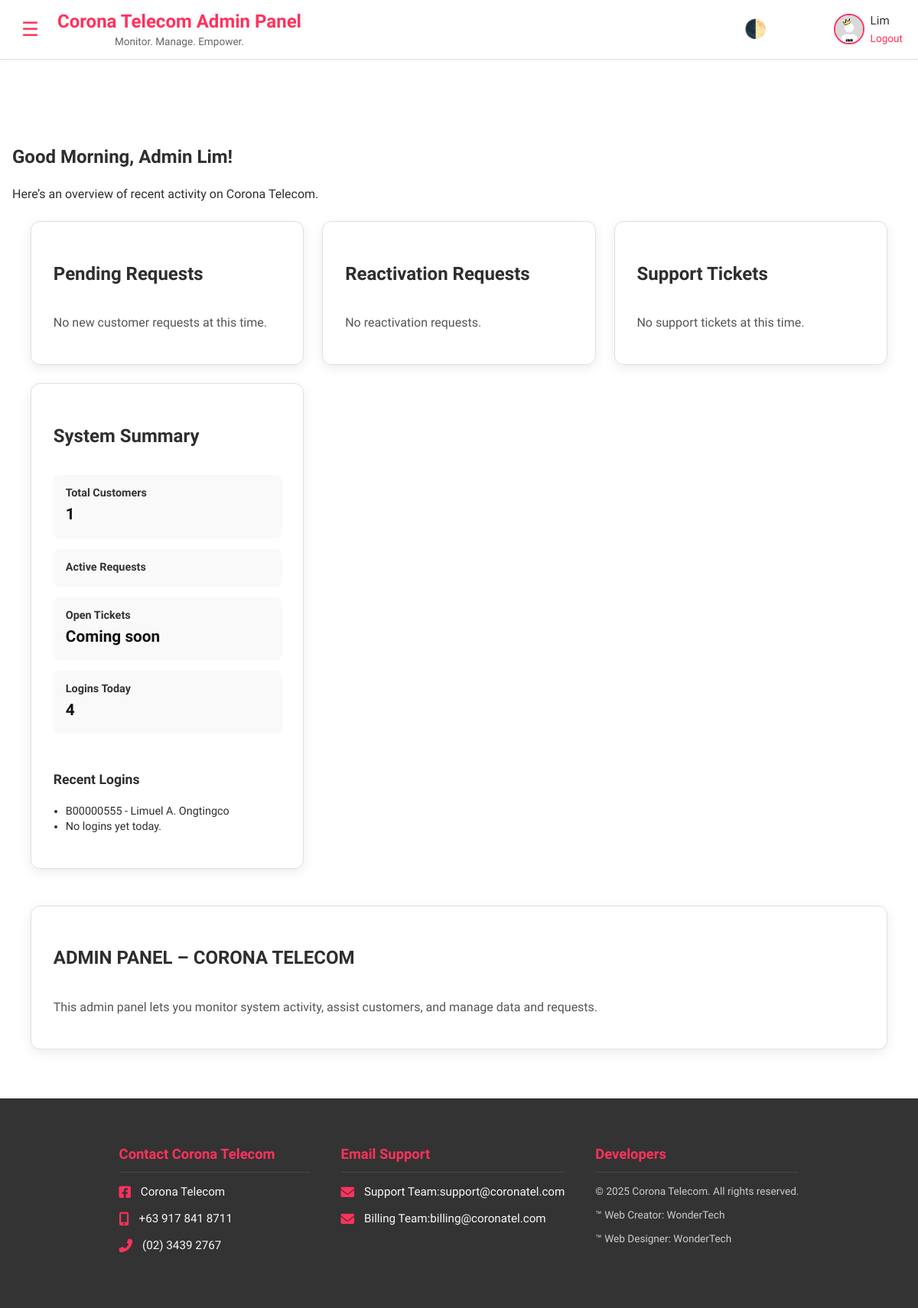
Screenshot of /admin/dashboard (signed in) with the database file from the repository.
### models.py (models this page shows, shortened)
class AdminUser(db.Model, UserMixin):
    id = db.Column(db.Integer, primary_key=True)
    email = db.Column(db.String(150), nullable=False)
    name = db.Column(db.String(100))
    password_hash = db.Column(db.String(255), nullable=False)
    avatar = db.Column(db.String(255))

class CxLoginLog(db.Model):
    id = db.Column(db.Integer, primary_key=True)
    cx_id = db.Column(db.Integer, db.ForeignKey('cx.id'), nullable=False)
    timestamp = db.Column(db.DateTime, default=now_manila)
    cx = db.relationship('Cx', back_populates='login_logs')

class Cx(db.Model, UserMixin):
    id = db.Column(db.Integer, primary_key=True)
    email = db.Column(db.String(120), unique=True, nullable=False)
    password = db.Column(db.String(200), nullable=False)
    name = db.Column(db.String(120))
    avatar = db.Column(db.String(255), default='default.png')
    role = db.Column(db.String(10), nullable=False, default='customer')
    account_status = db.Column(db.String(20), default='Active')
    contact = db.Column(db.String(50))
    account_number = db.Column(db.String(50))
    internet_plan = db.Column(db.String(50))
    internet_status = db.Column(db.String(20))
    is_verified = db.Column(db.Boolean, default=False)  # ✅ NEW
    first_name = db.Column(db.String(50))
    middle_name = db.Column(db.String(50))
    middle_initial = db.Column(db.String(50))
    surname = db.Column(db.String(50))
    extension_name = db.Column(db.String(50))
    birthdate = db.Column(db.Date)
    gender = db.Column(db.String(20))
    location_country = db.Column(db.String(50))
    location_region = db.Column(db.String(50))
    location_province = db.Column(db.String(50))
    location_city = db.Column(db.String(50))
    location_barangay = db.Column(db.String(50))
    location_zip = db.Column(db.String(20))
    location_street = db.Column(db.String(100))
    payment_proofs = db.relationship('PaymentProof', back_populates='cx', lazy=True)
    requests = db.relationship('CxRequest', back_populates='cx', lazy=True)
    soa_files = db.relationship('SOA', back_populates='cx', lazy=True)
    notifications = db.relationship('Notification', back_populates='cx', lazy=True)
    login_logs = db.relationship('CxLoginLog', back_populates='cx', lazy=True)

### app.py (the view)
@app.route('/admin/dashboard')
@login_required
def admin_dashboard():
    if not isinstance(current_user, AdminUser):
        abort(403)
    tab = request.args.get('tab', 'overview')
    inner_tab = request.args.get('inner_tab', 'payments')
    customers = Cx.query.all()
    manila_today = datetime.now(timezone('Asia/Manila')).date()
    context = {
        'active_tab': tab,
        'inner_tab': inner_tab,
        'customers': customers,
    }
    if tab == 'billing':
        context.update({
            'payment_proofs': PaymentProof.query.order_by(PaymentProof.uploaded_at.desc()).all(),
            'pending_proofs': PaymentProof.query.filter_by(status='PENDING').order_by(PaymentProof.uploaded_at.desc()).all(),
            'customer_requests': CxRequest.query.order_by(CxRequest.created_at.desc()).all(),
            'pending_requests': CxRequest.query.filter_by(status='PENDING').order_by(CxRequest.created_at.desc()).all(),
            'completed_requests_count': CxRequest.query.filter(CxRequest.status.in_(['APPROVED', 'REJECTED'])).count()
        })
    elif tab == 'overview':
        context.update({
            'recent_logins': CxLoginLog.query.order_by(CxLoginLog.timestamp.desc()).limit(3).all(),
            'login_count_today': CxLoginLog.query.filter(
                CxLoginLog.timestamp >= manila_today
            ).count(),
            'reactivation_requests': ReactivationRequest.query.filter_by(status='PENDING').order_by(ReactivationRequest.requested_at.desc()).all(),
            'pending_proofs': PaymentProof.query.filter_by(status='PENDING').order_by(PaymentProof.uploaded_at.desc()).all(),
            'pending_requests': CxRequest.query.filter_by(status='PENDING').order_by(CxRequest.created_at.desc()).all()
        })
    elif tab == 'accounts':
        return render_template('admin/account_tab.html', **context)
    elif tab == 'tickets':
        context.update({
            'tickets': SupportTicket.query.order_by(SupportTicket.created_at.desc()).all()
        })
    template_map = {
        'overview': 'admin/dashboard.html',
        'billing': 'admin/billing_tab.html',
        'accounts': 'admin/account_tab.html',
        'tickets': 'admin/support.html'  # ✅ Correct template
    }
    selected_template = template_map.get(tab, 'admin/dashboard.html')
    return render_template(selected_template, **context)

### app.py (called while the page is built)
@login_manager.user_loader
def load_user(user_id):
    user_type = session.get('user_type')
    if user_type == 'admin':
        return AdminUser.query.get(int(user_id))
    else:
        return Cx.query.get(int(user_id))  # Cx model for customers

### templates/admin/dashboard.html (shortened to what this page needs)
{% extends "base.html" %}
{% block content %}
<div class="tab-wrapper">
  {% if active_tab == 'billing' %}
    {% include 'admin/billing_tab.html' %}
  {% elif active_tab == 'users' %}
    {% include 'admin/account_tab.html' %}
  {% elif active_tab == 'tickets' %}
    {% include 'admin/support.html' %}
  {% else %}
    <div class="profile-summary">
      <div class="profile-header">
        <div class="user-info">
          <h2 class="greeting-text"><span id="time-greeting"></span>, Admin {{ current_user.name or '' }}!</h2>
          <p>Here’s an overview of recent activity on Corona Telecom.</p>
        </div>
      </div>
    </div>
    <div class="dashboard-widgets-grid">
      <a href="{{ url_for('admin_dashboard', tab='billing') }}" class="dashboard-card-link">
        <div class="dashboard-card notifications-card">
          <h2>Pending Requests</h2>
          {% if pending_proofs or pending_requests %}
            <ul class="pending-request-list">
              {% for proof in pending_proofs %}
              <li class="pending-request-item">
                <span class="type-label type-payment">PAYMENT</span>
                <div><strong>{{ proof.cx.name }}</strong> | {{ proof.cx.account_number }}</div>
                <div><strong>Reference #:</strong> {{ proof.reference_number }}</div>
                <div><strong>Amount:</strong> ₱{{ '%.2f'|format(proof.amount or 0) }}</div>
                <div><strong>Status:</strong> {{ proof.status }}</div>
                <div><strong>Transaction Date:</strong> {{ proof.uploaded_at.strftime('%b %d, %Y') }}</div>
              </li>
              {% endfor %}
              {% for req in pending_requests %}
              <li class="pending-request-item">
                <span class="type-label type-{{ req.type|lower }}">{{ req.type|upper }}</span>
                <div><strong>{{ req.cx.name }}</strong> | {{ req.cx.account_number }}</div>
                <div><strong>Amount:</strong> ₱{{ '%.2f'|format(req.amount or 0) }}</div>
                <div>
                  <strong>Billing Cycle:</strong>
                  {% if req.billing_from and req.billing_to %}
                    {{ req.billing_from.strftime('%b %d, %Y') }} – {{ req.billing_to.strftime('%b %d, %Y') }}
                  {% else %}
                    N/A
                  {% endif %}
                </div>
                <div><strong>Status:</strong> {{ req.status or 'Pending' }}</div>
                <div><strong>Submitted:</strong> {{ req.uploaded_at.strftime('%b %d, %Y') }}</div>
              </li>
              {% endfor %}
            </ul>
          {% else %}
            <p>No new customer requests at this time.</p>
          {% endif %}
        </div>
      </a>
      <a href="{{ url_for('admin_dashboard', tab='users') }}" class="dashboard-card-link">
        <div class="dashboard-card notifications-card">
          <h2>Reactivation Requests</h2>
          {% if reactivation_requests %}
            <ul class="pending-request-list">
              {% for req in reactivation_requests %}
              <li class="pending-request-item">
                <span class="type-label type-reactivation">Reactivation</span>
                {{ req.cx.name }} — {{ req.cx.account_number }}
                <small class="submitted-date">({{ req.requested_at.strftime('%b %d, %Y') }})</small>
              </li>
              {% endfor %}
            </ul>
          {% else %}
            <p>No reactivation requests.</p>
          {% endif %}
        </div>
      </a>
      <a href="{{ url_for('admin_dashboard', tab='tickets') }}" class="dashboard-card-link">
        <div class="dashboard-card notifications-card">
          <h2>Support Tickets</h2>
          {% if support_tickets %}
          <ul class="pending-request-list">
            {% for ticket in support_tickets[:5] %}
            <li class="pending-request-item">
              <span class="type-label type-{{ ticket.ticket_type }}">{{ ticket.ticket_type | capitalize }}</span>
              <div><strong>{{ ticket.cx.name if ticket.cx else 'Unknown' }}</strong> | {{ ticket.cx.account_number or 'N/A' }}
              </div>
              <div><strong>Status:</strong> {{ ticket.status or 'Pending' }}</div>
              <div><strong>Submitted:</strong> {{ ticket.created_at.strftime('%b %d, %Y') }}</div>
            </li>
            {% endfor %}
          </ul>
          {% if support_tickets|length > 5 %}
          <p style="font-size: 0.9rem; margin-top: 0.5rem;">More tickets pending…</p>
          {% endif %}
          {% else %}
          <p>No support tickets at this time.</p>
          {% endif %}
        </div>
      </a>
  <div class="dashboard-card horizontal-summary">
    <h2>System Summary</h2>
    <div class="summary-grid">
      <div class="summary-item">
        <span class="label">Total Customers</span>
        <span class="value">{{ customers|length }}</span>
      </div>
      <div class="summary-item">
        <span class="label">Active Requests</span>
      </div>
      <div class="summary-item">
        <span class="label">Open Tickets</span>
        <span class="value">Coming soon</span>
      </div>
      <div class="summary-item">
        <span class="label">Logins Today</span>
        <span class="value">{{ login_count_today }}</span>
      </div>
    </div>
  <div class="summary-subsection">
    <h3 style="margin-top: 1.5rem; font-size: 1.1rem;">Recent Logins</h3>
    <ul class="recent-login-list">
      {% set seen_accounts = [] %}
      {% set has_logins = false %}
      {% for log in recent_logins %}
      {% if log.cx and log.cx.account_number not in seen_accounts %}
      {% set _ = seen_accounts.append(log.cx.account_number) %}
      {% set has_logins = true %}
      <li>{{ log.cx.account_number }} - {{ log.cx.name }}</li>
      {% endif %}
      {% endfor %}
      {% if not has_logins %}
      <li>No logins yet today.</li>
      {% endif %}
    </ul>
  </div>
  </div>
      <div class="dashboard-card about-us-container">
        <h2>ADMIN PANEL – CORONA TELECOM</h2>
        <p>This admin panel lets you monitor system activity, assist customers, and manage data and requests.</p>
      </div>
    </div>
  {% endif %}
</div>
{% endblock %}

### templates/base.html (shortened to what this page needs)
<!DOCTYPE html>
<html lang="en">
<head>
  <link rel="stylesheet" href="https://cdnjs.cloudflare.com/ajax/libs/font-awesome/6.0.0-beta3/css/all.min.css" />
  {% if config.get('ENV_MODE', 'development') == 'production' %}
  <link rel="stylesheet" href="{{ url_for('static', filename='css/style.purged.css') }}">
  {% else %}
  <link rel="stylesheet" href="{{ url_for('static', filename='css/style.css') }}">
  {% endif %}
  <link rel="stylesheet" href="{{ url_for('static', filename='css/dark-mode.css') }}">
</head>
<body>
  <div class="main" id="main">
    <div class="content-area
        {% if session.get('user_type') == 'cx' %}cx-padding
        {% elif session.get('user_type') == 'admin' %}admin-padding
        {% endif %}">
      {% if current_user.is_authenticated %}
      {% if session.get('user_type') == 'admin' %}
      <header class="admin-header">
        <div class="admin-header-container">
          <div class="admin-header-left">
            <button id="sidebarToggle" class="toggle-btn" title="Toggle Sidebar">☰</button>
            <div class="admin-title-group">
              <h1 class="admin-main-title">Corona Telecom Admin Panel</h1>
              <p class="admin-subtitle">Monitor. Manage. Empower.</p>
            </div>
          </div>
          <div class="admin-header-right">
            <button class="mode-toggle" title="Toggle Dark Mode">🌓</button>
            <div class="admin-user-wrap">
              <img src="{{ url_for('static', filename='images/' + (current_user.avatar or 'admin.png')) }}"
                alt="Admin Avatar" class="admin-avatar">
              <div class="admin-user-info">
                <span class="admin-name">{{ current_user.name or current_user.email }}</span>
                <a href="{{ url_for('logout') }}" class="admin-logout-btn">Logout</a>
              </div>
            </div>
          </div>
        </div>
      </header>
      {% endif %}
      {% else %}
      <header class="compact-header">
        <img src="{{ url_for('static', filename='header.png') }}" alt="Corona Telecom Logo" class="header-image" />
      </header>
      {% endif %}
      <main>
        {% block content %}{% endblock %}
  </main>
    </div>
  </div>
  <footer class="main-footer">
    <div class="footer-content">
      <div class="footer-section contact-info">
        <h3>Contact Corona Telecom</h3>
        <p><i class="fab fa-facebook-square"></i> <a href="https://www.facebook.com/CoronaTelecom"
            target="_blank">Corona Telecom</a></p>
        <p><i class="fas fa-mobile-alt"></i> <a href="tel:+639123456789">+63 917 841 8711</a></p>
        <p><i class="fas fa-phone-alt"></i> <a href="tel:+63821234567">(02) 3439 2767</a></p>
      </div>
      <div class="footer-section email-info">
        <h3>Email Support</h3>
        <p><i class="fas fa-envelope"></i> Support Team: <a
            href="mailto:support@coronatel.com">support@coronatel.com</a></p>
        <p><i class="fas fa-envelope"></i> Billing Team: <a
            href="mailto:billing@coronatel.com">billing@coronatel.com</a></p>
      </div>
      <div class="footer-section footer-bottom">
        <h3>Developers</h3>
        <p>&copy; 2025 Corona Telecom. All rights reserved.</p>
        <p>&trade; Web Creator: WonderTech</p>
        <p>&trade; Web Designer: WonderTech</p>
      </div>
    </div>
  </footer>
</body>
</html>

### static/css/dark-mode.css (style rules this page uses)
.mode-toggle { cursor: pointer; font-size: 1.5rem; transition: transform 0.3s ease, color 0.3s ease; user-select: none; }

### rows the page displays
AdminUser: name "Lim"
CxLoginLog: cx.account_number "B00000555", cx.name "Limuel A. Ongtingco"

### other values shown
{{ customers|length }} "1"
{{ login_count_today }} "4"
